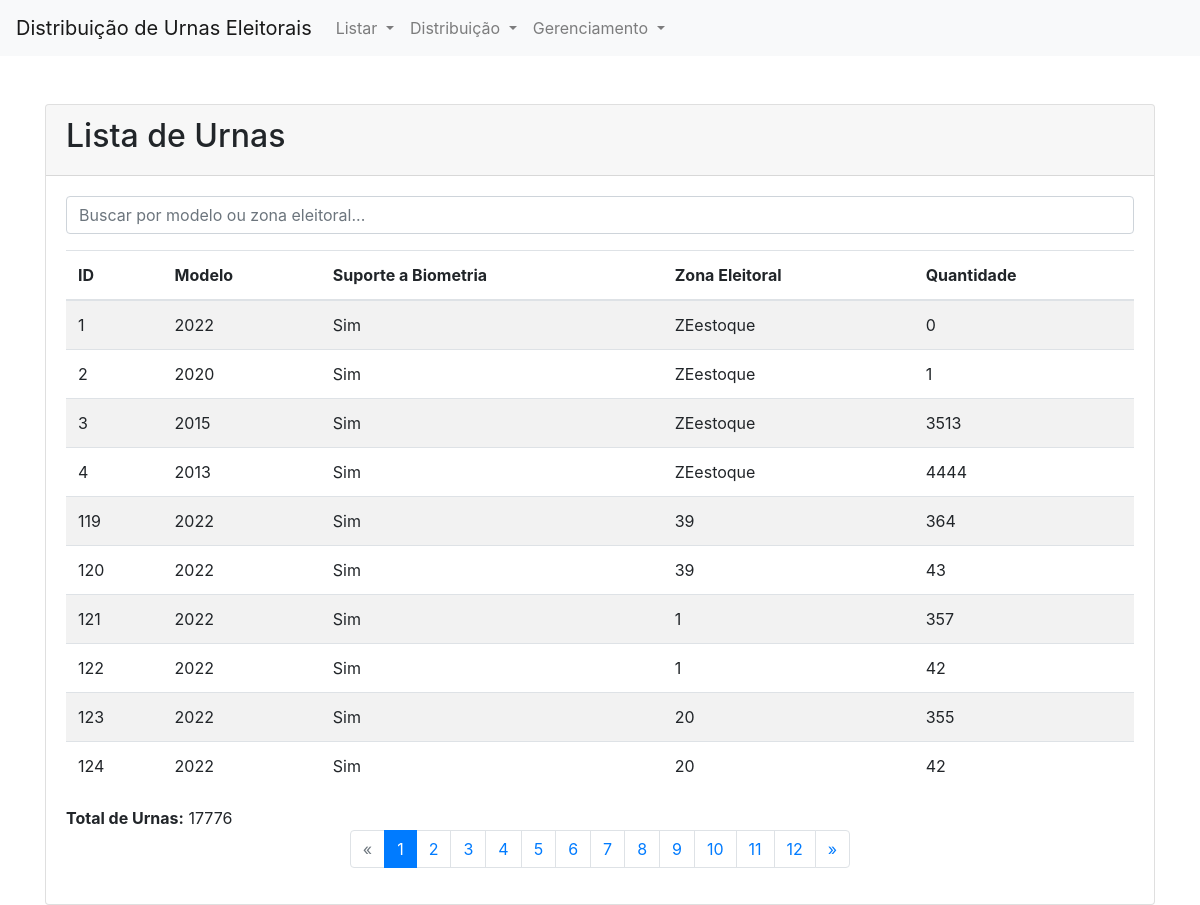
Before: /urnas/ with the older database file.
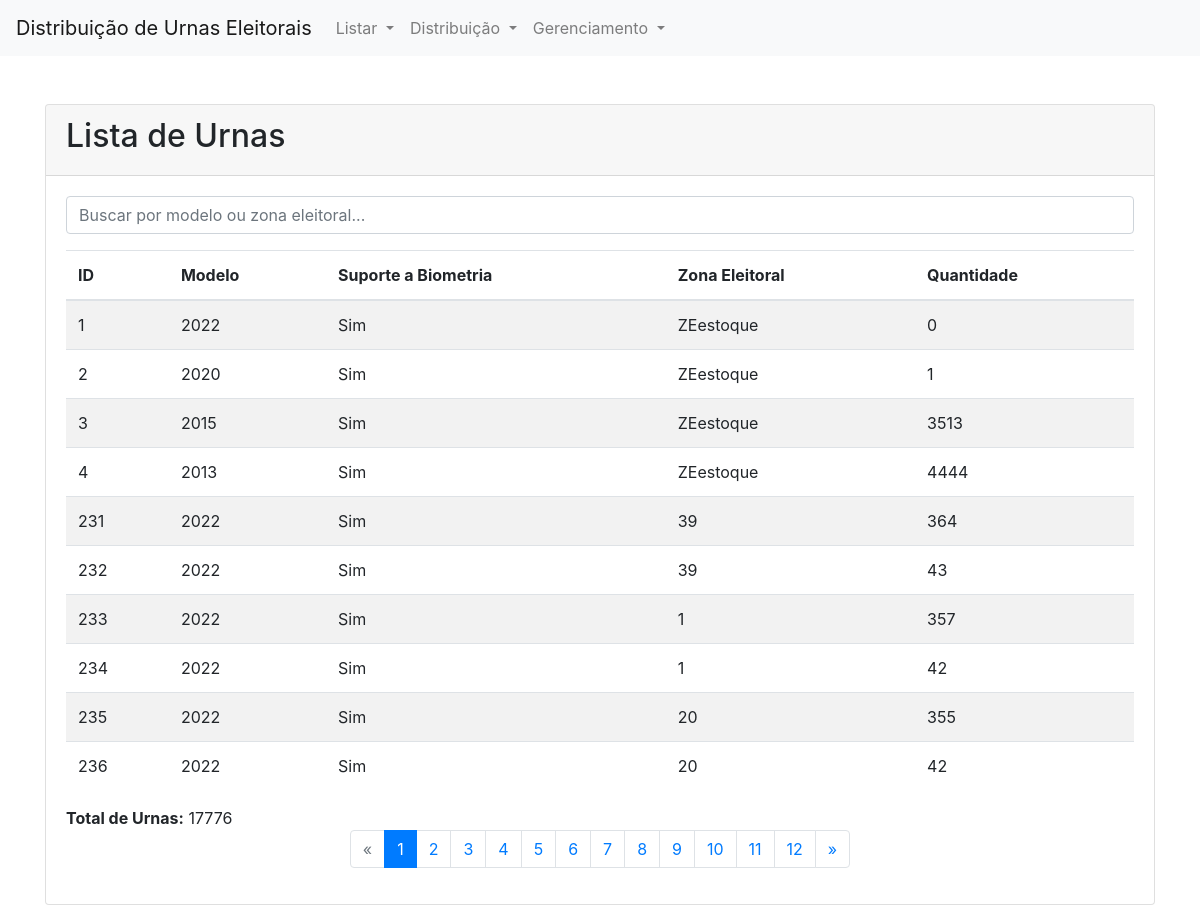
After: the same page with the newer database file.
### Logis/models.py (models this page shows, shortened)
class Urna(models.Model):
    MODELO_URNAS = [
        ('2013', '2013'),
        ('2015', '2015'),
        ('2020', '2020'),
        ('2022', '2022'),
    ]
    modelo = models.CharField(
        max_length=4,
        choices=MODELO_URNAS
    )
    bio = models.BooleanField(default=True)  # Suporte a biometria
    zona_eleitoral = models.ForeignKey(ZonaEleitoral, on_delete=models.CASCADE)  # Urna pertence a uma zona eleitoral
    qtd = models.IntegerField(default=0)
    contingencia = models.BooleanField(default=False)

class ZonaEleitoral(models.Model):
    nome = models.CharField(max_length=100, null=True)
    qtdSecoes = models.IntegerField(default=0, null=True)

### Logis/views/views_vizualizar.py (the view)
# urls.py: path('urnas/', views_vizualizar.urna_list, name='urna_list'),
def urna_list(request):
    query = request.GET.get('q', '')
    urna_queryset = Urna.objects.all()
    if query:
        urna_queryset = urna_queryset.filter(
            Q(modelo__icontains=query) |
            Q(zona_eleitoral__nome__icontains=query)
        )
    total_urnas = urna_queryset.aggregate(total=Sum('qtd'))['total'] or 0
    paginator = Paginator(urna_queryset, 10)
    page_number = request.GET.get('page')
    urnas = paginator.get_page(page_number)
    current_page = urnas.number
    total_pages = paginator.num_pages
    page_range = [
        x for x in range(current_page - 2, current_page + 3)
        if 1 <= x <= total_pages
    ]
    return render(request, 'Logis/list_urnas.html', {
        'urnas': urnas,
        'total_urnas': total_urnas,
        'query': query,
        'page_range': paginator.page_range,
        'total_pages': paginator.num_pages,
    })

### Logis/templates/Logis/list_urnas.html (shortened to what this page needs)
{% extends 'Logis/base.html' %}
{% block content %}
<div class="card">
    <div class="card-header">
        <h2>Lista de Urnas</h2>
    </div>
    <div class="card-body">
        <form method="get" class="mb-3">
            <input type="text" name="q" class="form-control" placeholder="Buscar por modelo ou zona eleitoral..." value="{{ query }}">
        </form>
        <table class="table table-striped">
            <thead>
                <tr>
                    <th>ID</th>
                    <th>Modelo</th>
                    <th>Suporte a Biometria</th>
                    <th>Zona Eleitoral</th>
                    <th>Quantidade</th>
                </tr>
            </thead>
            <tbody>
                {% for urna in urnas %}
                <tr>
                    <td>{{ urna.id }}</td>
                    <td>{{ urna.modelo }}</td>
                    <td>{{ urna.bio|yesno:"Sim,Não" }}</td>
                    <td>{{ urna.zona_eleitoral.nome }}</td>
                    <td>{{ urna.qtd }}</td>
                </tr>
                {% empty %}
                <tr>
                    <td colspan="5" class="text-center">Nenhuma urna encontrada.</td>
                </tr>
                {% endfor %}
            </tbody>
        </table>
        <div class="mt-3">
            <strong>Total de Urnas:</strong> {{ total_urnas }}
        </div>
        <nav aria-label="Page navigation">
            <ul class="pagination justify-content-center">
                {% if urnas.has_previous %}
                <li class="page-item">
                    <a class="page-link" href="?page={{ urnas.previous_page_number }}{% if query %}&q={{ query }}{% endif %}" aria-label="Previous">
                        <span aria-hidden="true">&laquo;</span>
                    </a>
                </li>
                {% else %}
                <li class="page-item disabled">
                    <span class="page-link">&laquo;</span>
                </li>
                {% endif %}
                {% for num in page_range %}
                <li class="page-item {% if urnas.number == num %}active{% endif %}">
                    <a class="page-link" href="?page={{ num }}{% if query %}&q={{ query }}{% endif %}">{{ num }}</a>
                </li>
                {% endfor %}
                {% if urnas.has_next %}
                <li class="page-item">
                    <a class="page-link" href="?page={{ urnas.next_page_number }}{% if query %}&q={{ query }}{% endif %}" aria-label="Next">
                        <span aria-hidden="true">&raquo;</span>
                    </a>
                </li>
                {% else %}
                <li class="page-item disabled">
                    <span class="page-link">&raquo;</span>
                </li>
                {% endif %}
            </ul>
        </nav>
    </div>
</div>
{% endblock %}

Changed rows visible on the page:
removed Urna: id "119", modelo "2022", bio "Sim", zona_eleitoral.nome "39", qtd "364"
removed Urna: id "120", modelo "2022", bio "Sim", zona_eleitoral.nome "39", qtd "43"
removed Urna: id "121", modelo "2022", bio "Sim", zona_eleitoral.nome "1", qtd "357"
removed Urna: id "122", modelo "2022", bio "Sim", zona_eleitoral.nome "1", qtd "42"
removed Urna: id "123", modelo "2022", bio "Sim", zona_eleitoral.nome "20", qtd "355"
removed Urna: id "124", modelo "2022", bio "Sim", zona_eleitoral.nome "20", qtd "42"
now on this page (row edited): Urna: id "231", modelo "2022", bio "Sim", zona_eleitoral.nome "39", qtd "364"
now on this page (row edited): Urna: id "232", modelo "2022", bio "Sim", zona_eleitoral.nome "39", qtd "43"
added Urna: id "233", modelo "2022", bio "Sim", zona_eleitoral.nome "1", qtd "357"
added Urna: id "234", modelo "2022", bio "Sim", zona_eleitoral.nome "1", qtd "42"
added Urna: id "235", modelo "2022", bio "Sim", zona_eleitoral.nome "20", qtd "355"
added Urna: id "236", modelo "2022", bio "Sim", zona_eleitoral.nome "20", qtd "42"
